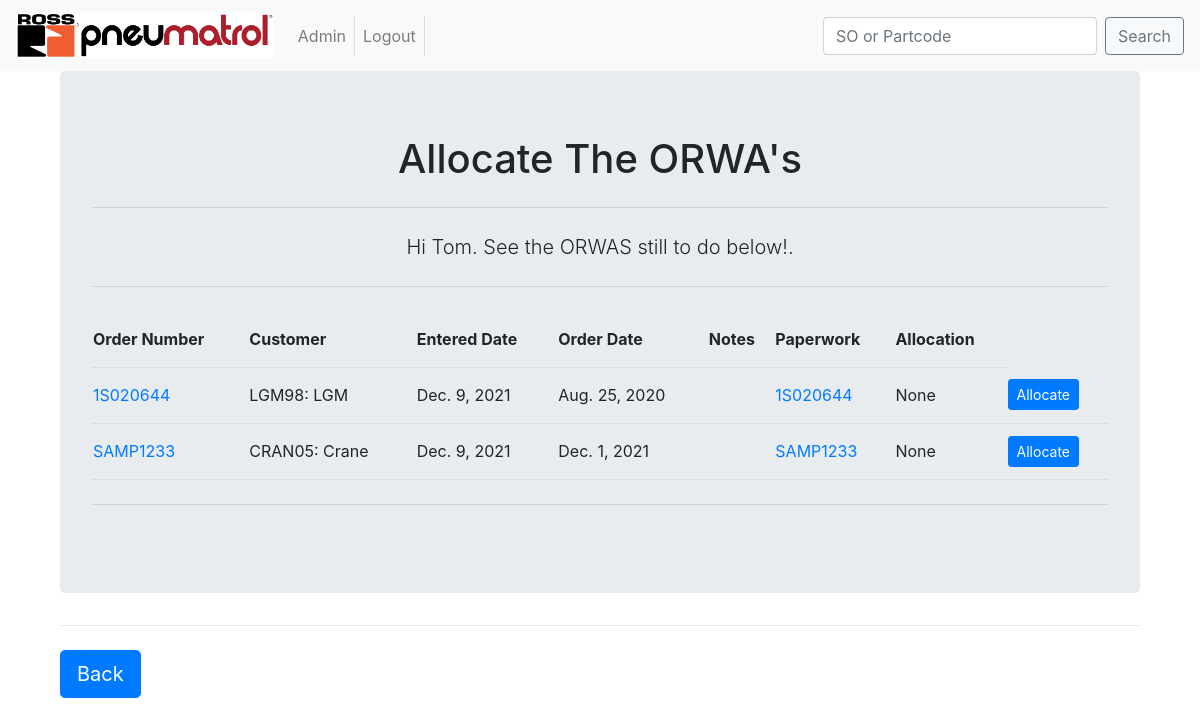
Screenshot of /ORWAapp/home/Allocate (signed in) with the database file from the repository.
### ORWAapp/models.py (models this page shows, shortened)
class SalesOrder(models.Model):
	order_number = models.CharField(max_length = 8,
									unique = True,
									help_text = "1S###### or SAMP####",
									validators =[MinLengthValidator(8, message="Order number is too short")],
									)
	customer = models.ForeignKey(Customers,on_delete = models.CASCADE)
	entered_date = models.DateField(null = True, blank = True)
	order_date = models.DateField(help_text = "date on the paperwork")
	issue_date = models.DateField(null = True, blank = True)
	ORWA_lines = models.IntegerField(null = False,
									default=1,
									help_text= "number of lines that are an ORWA",
									validators=[MinValueValidator(1, message = "less that 1 line at ORWA")],
									)
	reject_user = models.ForeignKey(User,
									on_delete = models.CASCADE,
									related_name='rejected_by',
									null=True,
									blank=True,
									)
	reject_date = models.DateField(null = True, blank = True)
	reject_note = models.TextField(max_length = 200,
								 	blank = True,
								 	)
	notes = models.TextField(blank = True)
	paperwork = models.FileField(upload_to = update_filename,
									blank = False,
									)
	completed_paperwork = models.FileField(upload_to = update_filename_complete,
									blank = True,
									)
	allocated_to = models.ForeignKey(User,
									on_delete = models.CASCADE,
									null = True,
									blank = True,
									)
	class Meta:
		verbose_name_plural = "SalesOrders"

class Customers(models.Model):
	full_name = models.CharField(max_length=200,
								help_text='Customer Name',
								)
	account_name = models.CharField(max_length=6,
								unique=True,
								help_text='Account ref',
								)
	short_name = models.CharField(max_length=50,
								blank=True,
								null=True,
								)
	def __str__(self):
		return "%s: %s" % (self.account_name, self.short_name)
	class Meta:
		verbose_name_plural = "Customer"

### ORWAapp/views.py (the view)
# urls.py: path('home/Allocate', views.Allocate, name='Allocate'),
def Allocate(request):
    user = request.user.first_name
    AT = SalesOrder.objects.filter(issue_date__isnull = True).filter(allocated_to__isnull = True)
    print()
    context = {
    'AT':AT,
    'insert_me':user,
    }
    return render(request,'ORWAapp/home/Allocate.html',context)

### templates/ORWAapp/home/Allocate.html (shortened to what this page needs)
<!DOCTYPE html>
{% extends "base.html" %}
	{% block body_block %}
		<div class="container">
			<div class="jumbotron">
			<center>
			<h1>Allocate The ORWA's</h1>
			<hr class="my-4">
				<p class="lead">Hi {{ insert_me }}. See the ORWAS still to do below!.  </p>
			<hr class="my-4">
				<table>
				    <tr>
				        <th>Order Number</th>
				        <th>Customer</th>
				        <th>Entered Date</th>
				        <th>Order Date</th>
				        <th>Notes</th>
				        <th>Paperwork</th>
				        <th>Allocation</th>
				    </tr>
					    {% for od in AT %}
				    <tr>
	            		<td><a href="{% url 'ORWAapp:OrderDetail' od.order_number %}">{{ od.order_number }}</a></td>
				        <td>{{ od.customer }}</td>
				        <td>{{ od.entered_date }}</td>
				        <td>{{ od.order_date }}</td>
				        <td>{{ od.notes }}</td>
				        <td><a href="/media/{{ od.paperwork }}" target="_blank">{{ od.order_number }}</a></td>
				        <td>{{ od.allocated_to }}</td>
				        <td><a class="btn btn-primary btn-sm" href="{% url 'ORWAapp:Allocatedetail' od.order_number %}">Allocate</a>
				    </tr>
					    {% endfor %}
				</table>
				<hr class="my-4">
		</center>
		</div>
		<hr class="my-4">
		<a class="btn btn-primary btn-lg" href="{% url 'ORWAapp:home' %}" role="button">Back</a>
		</div>
	{% endblock %}

### ORWAapp/static/css/mystyle.css (style rules this page uses)
table { width:100%; font-size: 16px; }
td, th { height: 56px; padding-top: 12px; padding-bottom: 12px; border-bottom: 1px solid #ddd; text-align:left; }

### rows the page displays
SalesOrder: order_number "1S020644", customer "LGM98: LGM", entered_date "Dec. 9, 2021", order_date "Aug. 25, 2020", allocated_to "None"
SalesOrder: order_number "SAMP1233", customer "CRAN05: Crane", entered_date "Dec. 9, 2021", order_date "Dec. 1, 2021", allocated_to "None"

### other values shown
{{ insert_me }} "Tom"
